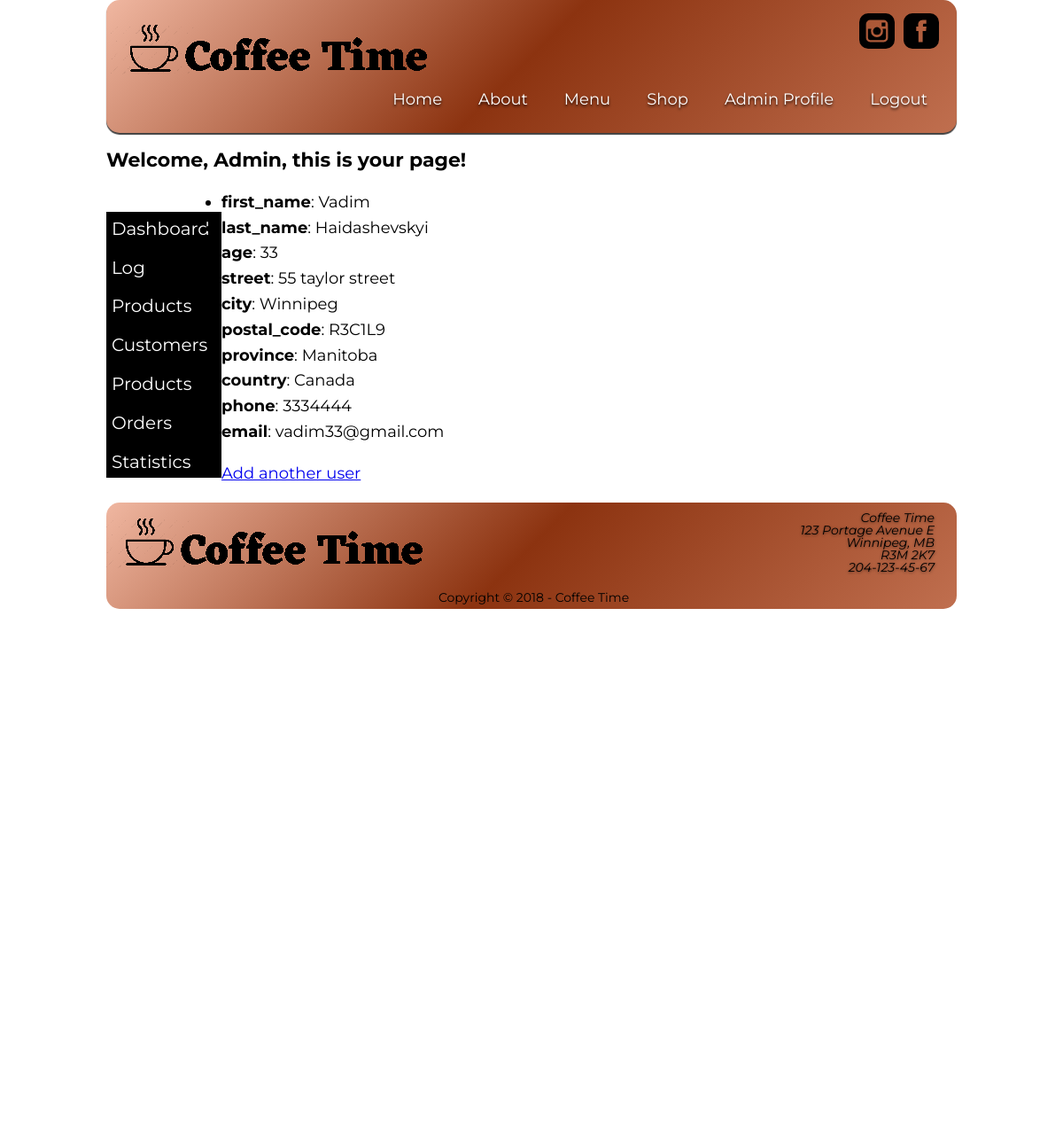
/admin_profile.php (signed in), run on the app's committed database.
### tables this page shows
CREATE TABLE `user` (
  `user_id` int(11) NOT NULL AUTO_INCREMENT PRIMARY KEY,
  `first_name` varchar(55) DEFAULT NULL,
  `last_name` varchar(55) DEFAULT NULL,
  `is_admin` varchar(15) NOT NULL DEFAULT 'regular',
  `age` int(11) DEFAULT NULL,
  `street` varchar(55) DEFAULT NULL,
  `city` varchar(45) DEFAULT NULL,
  `postal_code` varchar(6) DEFAULT NULL,
  `province` varchar(45) DEFAULT NULL,
  `country` varchar(45) DEFAULT NULL,
  `phone` char(10) DEFAULT NULL,
  `email` varchar(125) DEFAULT NULL,
  `password` varchar(12) DEFAULT NULL,
  `conf_passw` varchar(12) DEFAULT NULL,
  `created_at` datetime NOT NULL DEFAULT CURRENT_TIMESTAMP,
  `updated_at` datetime NOT NULL DEFAULT CURRENT_TIMESTAMP);

### lib/functions.php (called while the page is built, shortened)
<?php
function e($string) {
	return htmlentities($string, null, 'UTF-8');
}

### public/admin_profile.php (the view, shortened to what this page needs)
<?php
require __DIR__ . '/../lib/functions.php';
require __DIR__ . '/../config/config.php';
$h1 = 'Welcome, Admin, this is your page!';
$id = intval($_SESSION['user_id']);
    $query = "SELECT first_name, last_name, age, street, city, postal_code, province, country, phone, email FROM user
            WHERE user_id = :user_id";
      $stmt = $dbh->prepare($query);
      $params = array(
        ':user_id' => $id
      );
      $stmt->execute($params);
      $result = $stmt->fetch(\PDO::FETCH_ASSOC);
include __DIR__ . '/../inc/header.inc.php';
?>
  <main>
    <h1><?=$h1?></h1>
<div id="admin_profile">
<?php include __DIR__ . '/../inc/admin.inc.php'; ?>
<?php if ($result) : ?>
  <ul id="admin_results">
    <?php foreach ($result as $key => $value) : ?>
        <?php if (!is_array($value)) : ?>
      <li><strong><?=e($key)?></strong>: <?=e($value)?></li>
        <?php endif; ?>
    <?php endforeach; ?>
    </ul>
    <p><a href="register_page.php">Add another user</a></p>
<?php else : ?>
    <h2>There were some problem adding a new user</h2>
<?php endif; ?>
<?php
    include __DIR__ . '/../inc/footer.inc.php';
?>
</html>

### public/styles/capstone_project_screen.css (style rules this page uses)
body { font-size: 18px; line-height: 1.3em; font-family: 'Montserrat', Arial, sans-serif; color: #000; background-color: #fff; margin: 0 auto; }
div #admin_profile { min-height: 1000px; }
#admin_results { left: 100px; }
body#index_page div#wrapper header nav ul#navlist li a.page1, body#about_page div#wrapper header nav ul#navlist li a.page2, body#menu_page div#wrapper header nav ul#navlist li a.page3, body#shop_page div#wrapper header nav ul#navlist li a.page4, body#login_page div#wrapper header nav ul#navlist li a.page5, body#register_page div#wrapper header nav ul#navlist li a.page6, body#profile_page div#wrapper header nav ul#navlist li a.page7, body#admin_page div#wrapper header nav ul#navlist li a.page9, body#payment div#wrapper header nav ul#navlist li a.page8, { background-color: #c60; }
main { font-size: 18px; display: block; background-color: #fff; line-height: 1.6em; min-height: 1100px; text-align: left; z-index: 10; margin: 0 auto; position: relative; }
main p { margin-left: 5px; }
h1 { text-align: left; font-size: 22px; font-weight: 700; margin-top: 17px; }

### public/styles/capstone_mobile.css (style rules this page uses)
body { font-family: 'Montserrat', Arial, sans-serif; font-size: 16px; color: #000; background-color: #fff; margin: 0; }
main { display: block; background-color: #fff; line-height: 1.6em; min-height: 500px; text-align: left; z-index: 10; margin: 0 auto; position: relative; }
main p { margin-left: 5px; }
h1 { text-align: left; font-size: 22px; font-weight: 700; margin-top: 17px; }

### public/styles/capstone_print.css (style rules this page uses)
body { font-size: 18px; line-height: 1.3em; font-family: 'Montserrat', Arial, sans-serif; background-color: #fff; margin: 0 auto; }
main { font-size: 18px; display: block; background-color: #fff; line-height: 1.6em; min-height: 1100px; text-align: left; z-index: 10; margin: 0 auto; position: relative; }
main p { margin-left: 5px; }
h1 { text-align: left; font-size: 22px; font-weight: 700; margin-top: 17px; }

### data on the page
user: first_name "Vadim", last_name "Haidashevskyi", age "33", street "55 taylor street", city "Winnipeg", postal_code "R3C1L9", province "Manitoba", country "Canada", phone "3334444", email "vadim33@gmail.com"

### other printed values
$h1 "Welcome, Admin, this is your page!"
$key "first_name"
$key "last_name"
$key "age"
$key "street"
$key "city"
$key "postal_code"
$key "province"
$key "country"
$key "phone"
$key "email"
